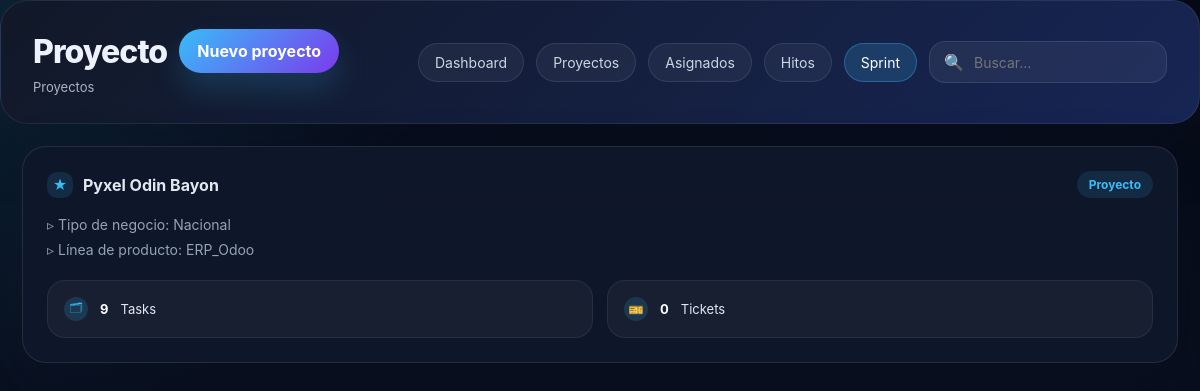
The page /app/project?filter=sprint (signed in) on the database its author committed.
### tables this page shows
CREATE TABLE projects (
        id INTEGER PRIMARY KEY,
        name TEXT NOT NULL,
        owner_email TEXT,
        assigned_emails TEXT,
        tasks_count INTEGER DEFAULT 0,
        tickets_count INTEGER DEFAULT 0
    );

### app.py (the view, shortened to what this page needs)
@app.route('/app/<name>')
def open_app(name):
    if 'user' not in session:
        return redirect(url_for('login'))
    if name == 'project':
        filter_by = request.args.get('filter', 'all')
        user_email = session.get('user')
        conn = sqlite3.connect(DB_PATH)
        cur = conn.cursor()
        if filter_by == 'assigned':
            cur.execute("SELECT id, name, owner_email, assigned_emails, tasks_count, tickets_count FROM projects WHERE assigned_emails LIKE ? OR owner_email = ?",('%' + user_email + '%', user_email))
        elif filter_by == 'hitos':
            cur.execute("SELECT DISTINCT p.id, p.name, p.owner_email, p.assigned_emails, p.tasks_count, p.tickets_count FROM projects p JOIN tasks t ON t.project_id = p.id WHERE t.milestone != ''")
        elif filter_by == 'sprint':
            cur.execute("SELECT DISTINCT p.id, p.name, p.owner_email, p.assigned_emails, p.tasks_count, p.tickets_count FROM projects p JOIN tasks t ON t.project_id = p.id WHERE t.sprint != ''")
        else:
            cur.execute('SELECT id, name, owner_email, assigned_emails, tasks_count, tickets_count FROM projects')
        projects = [dict(id=r[0], name=r[1], owner=r[2], assigned=r[3], tasks=r[4], tickets=r[5]) for r in cur.fetchall()]
        conn.close()
        return render_template('project_list.html', projects=projects, filter_by=filter_by)

### templates/project_list.html (shortened to what this page needs)
<!doctype html>
<html lang="es">
  <head>
    <link rel="stylesheet" href="/static/css/odoo_login.css">
  </head>
  <body>
    <div class="page-header">
      <div>
        <div style="display:flex;align-items:center;gap:12px;">
          <div class="page-title">Proyecto</div>
          <a href="{{ url_for('create_project') }}" class="btn-create">Nuevo proyecto</a>
        </div>
        <div class="page-breadcrumb">Proyectos</div>
      </div>
      <div class="page-actions">
        <a class="action-pill" href="/dashboard">Dashboard</a>
        <a class="action-pill{% if filter_by == 'all' %} active{% endif %}" href="/app/project?filter=all">Proyectos</a>
        <a class="action-pill{% if filter_by == 'assigned' %} active{% endif %}" href="/app/project?filter=assigned">Asignados</a>
        <a class="action-pill{% if filter_by == 'hitos' %} active{% endif %}" href="/app/project?filter=hitos">Hitos</a>
        <a class="action-pill{% if filter_by == 'sprint' %} active{% endif %}" href="/app/project?filter=sprint">Sprint</a>
        <div class="search-box">
          <span style="margin-right:8px;">🔍</span>
          <input type="search" placeholder="Buscar..." />
        </div>
      </div>
    </div>
    <div class="projects-grid">
      {% for p in projects %}
      <a href="/project/{{ p.id }}" class="proj-card">
        <div class="proj-header">
          <div class="proj-label"><span>★</span>{{ p.name }}</div>
          <div class="project-header-actions"><span class="project-tag">Proyecto</span></div>
        </div>
        <div class="proj-meta"><span>▹</span> Tipo de negocio: Nacional<br/><span>▹</span> Línea de producto: ERP_Odoo</div>
        <div class="proj-booster">
          <div class="proj-stat"><span class="icon">🗂</span><strong>{{ p.tasks }}</strong> Tasks</div>
          <div class="proj-stat"><span class="icon">🎫</span><strong>{{ p.tickets }}</strong> Tickets</div>
        </div>
      </a>
      {% endfor %}
    </div>
  </body>
</html>

### static/css/odoo_login.css (style rules this page uses)
:root { --bg:#060b18; --surface:#111827; --surface-soft:#16213e; --surface-softest:#1f2a49; --text:#f8fafc; --text-muted:#94a3b8; --accent:#7c3aed; --accent-soft:#60a5fa; --border:rgba(148,163,184,0.18); --card:#111827; --shadow:0 32px 90px rgba(0,0,0,0.35); }
* { box-sizing:border-box }
body { font-family:Inter, system-ui, -apple-system, BlinkMacSystemFont, 'Segoe UI', sans-serif;min-height:100vh;margin:0;background:radial-gradient(circle at top left, rgba(56,189,248,0.14), transparent 30%),radial-gradient(circle at bottom right, rgba(124,58,237,0.16), transparent 28%),linear-gradient(180deg,#050a14,#0b1226);color:var(--text) }
button, input, select, textarea { font:inherit }
a { color:inherit;text-decoration:none }
.page-actions { display:flex;align-items:center;gap:12px;flex-wrap:wrap }

### templates/project_list.html (style rules this page uses)
.page-header { background:linear-gradient(135deg,#111827,#172554);color:#eef2ff;padding:28px 32px;border-radius:28px;display:flex;align-items:center;justify-content:space-between;gap:16px;box-shadow:0 24px 60px rgba(15,23,42,0.32);border:1px solid rgba(148,163,184,0.14) }
.page-title { font-size:2rem;font-weight:800;letter-spacing:-.03em;margin:0 }
.page-breadcrumb { font-size:13px;color:rgba(226,232,240,0.75);margin-top:6px }
.page-actions { display:flex;align-items:center;flex-wrap:wrap;gap:12px }
.action-pill { background:rgba(255,255,255,0.05);border:1px solid rgba(148,163,184,0.16);border-radius:999px;padding:10px 16px;color:#cbd5e1;font-size:14px;text-decoration:none;transition:all .18s ease }
.action-pill.active { background:rgba(56,189,248,0.18);border-color:rgba(56,189,248,0.32);color:#fff }
.search-box { display:flex;align-items:center;background:rgba(255,255,255,0.06);border:1px solid rgba(148,163,184,0.18);border-radius:16px;padding:10px 14px;color:#cbd5e1 }
.search-box input { border:none;outline:none;width:180px;font-size:14px;background:transparent;color:#eef2ff }
.btn-create { background:linear-gradient(135deg,#38bdf8,#7c3aed);color:#fff;padding:12px 18px;border-radius:999px;text-decoration:none;font-weight:700;border:none;box-shadow:0 16px 30px rgba(56,189,248,0.18) }
.projects-grid { display:grid;grid-template-columns:repeat(auto-fit,minmax(280px,1fr));gap:22px;padding:22px }
.proj-card { background:rgba(15,23,42,0.96);border:1px solid rgba(148,163,184,0.16);padding:24px;border-radius:24px;box-shadow:0 24px 60px rgba(15,23,42,0.22);transition:transform .2s ease,box-shadow .2s ease;overflow:hidden }
.proj-header { font-weight:700;color:#f8fafc;margin-bottom:14px;display:flex;align-items:center;justify-content:space-between }
.proj-label { display:flex;align-items:center;gap:10px;font-size:1rem;color:#e2e8f0 }
.proj-label span { display:inline-flex;width:26px;height:26px;align-items:center;justify-content:center;border-radius:10px;background:rgba(56,189,248,0.12);color:#38bdf8;font-size:14px }
.proj-meta { color:#94a3b8;font-size:14px;line-height:1.8;margin-bottom:18px }
.proj-booster { display:grid;grid-template-columns:repeat(2,minmax(0,1fr));gap:14px;margin-top:18px }
.proj-stat { display:flex;align-items:center;gap:12px;padding:16px;border-radius:18px;background:rgba(255,255,255,0.04);border:1px solid rgba(148,163,184,0.12);font-size:13px;color:#e2e8f0 }
.proj-stat span.icon { display:inline-flex;width:24px;height:24px;align-items:center;justify-content:center;border-radius:12px;background:rgba(56,189,248,0.16);color:#38bdf8;font-size:12px }
.proj-stat strong { color:#fff }
.projects-grid a { color:inherit;text-decoration:none }
.project-header-actions { display:flex;gap:8px;align-items:center }
.project-tag { font-size:12px;padding:6px 12px;border-radius:999px;background:rgba(56,189,248,0.12);color:#38bdf8 }

### rows shown on the page
projects: name "Pyxel Odin Bayon", tasks "9", tickets "0"
